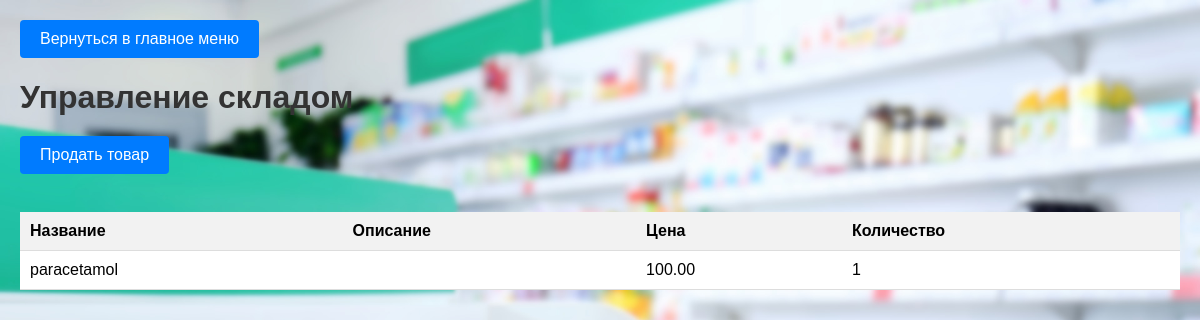
Page /medication_list on the earlier database version.
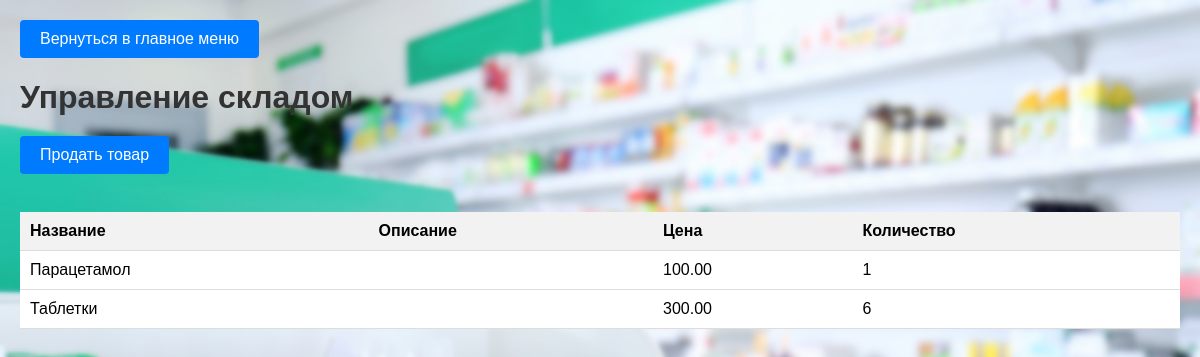
Same page on the later database version.
### apteka/models.py (models this page shows, shortened)
class Medication(models.Model):
    name = models.CharField(max_length=100)
    price = models.DecimalField(max_digits=8, decimal_places=2)
    quantity = models.PositiveIntegerField()

### apteka/views.py (the view)
# urls.py: path('medication_list', views.medication_list, name='medication_list'),
def medication_list(request):
    medications = Medication.objects.all()
    return render(request, 'medication_list.html', {'medications': medications})

### templates/medication_list.html (shortened to what this page needs)
<!DOCTYPE html>
<html>
<head>
</head>
<body>
    <a href="{% url 'main_menu' %}" class="btn">Вернуться в главное меню</a>
    <h1>Управление складом</h1>
    <a href="{% url 'sell_product' %}" class="btn">Продать товар</a>
    <br><br>
    <table>
        <thead>
            <tr>
                <th>Название</th>
                <th>Описание</th>
                <th>Цена</th>
                <th>Количество</th>
            </tr>
        </thead>
        <tbody>
            {% for medication in medications %}
            <tr>
                <td>{{ medication.name }}</td>
                <td>{{ medication.description }}</td>
                <td>{{ medication.price }}</td>
                <td>{{ medication.quantity }}</td>
            </tr>
            {% endfor %}
        </tbody>
    </table>
</body>
</html>

Differences in the rows shown:
changed Medication: name "paracetamol" → "Парацетамол"
added Medication: name "Таблетки", price "300.00", quantity "6"
